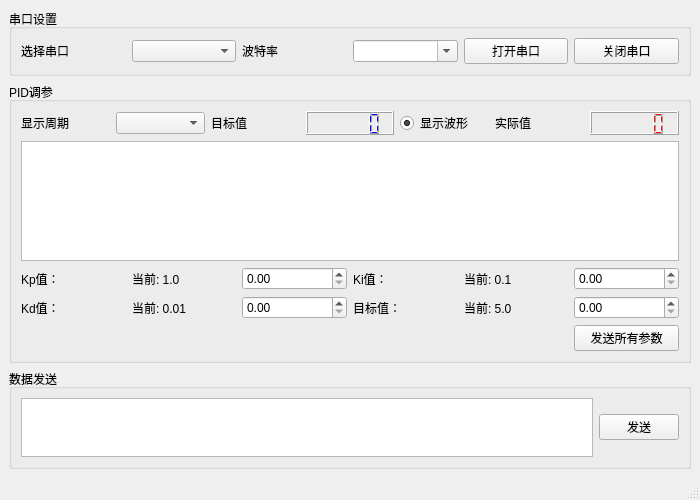
<?xml version="1.0" encoding="UTF-8"?>
<ui version="4.0">
 <class>MainWindow</class>
 <widget class="QMainWindow" name="MainWindow">
  <property name="geometry">
   <rect>
    <x>0</x>
    <y>0</y>
    <width>700</width>
    <height>500</height>
   </rect>
  </property>
  <property name="windowTitle">
   <string>PID调参工具</string>
  </property>
  <widget class="QWidget" name="centralwidget">
   <layout class="QVBoxLayout" name="verticalLayout">
    <item>
     <widget class="QGroupBox" name="groupBox_SerialPort">
      <property name="maximumSize">
       <size>
        <width>16777215</width>
        <height>100</height>
       </size>
      </property>
      <property name="title">
       <string>串口设置</string>
      </property>
      <layout class="QHBoxLayout" name="horizontalLayout">
       <item>
        <widget class="QLabel" name="label_chooseCom">
         <property name="text">
          <string>选择串口</string>
         </property>
        </widget>
       </item>
       <item>
        <widget class="QComboBox" name="comboBox_chooseCom"/>
       </item>
       <item>
        <widget class="QLabel" name="label_setBuad">
         <property name="text">
          <string>波特率</string>
         </property>
        </widget>
       </item>
       <item>
        <widget class="QComboBox" name="comboBox_setBuad">
         <property name="editable">
          <bool>true</bool>
         </property>
        </widget>
       </item>
       <item>
        <widget class="QPushButton" name="pushButton_openSerialPort">
         <property name="text">
          <string>打开串口</string>
         </property>
        </widget>
       </item>
       <item>
        <widget class="QPushButton" name="pushButton_closeSerialPort">
         <property name="text">
          <string>关闭串口</string>
         </property>
        </widget>
       </item>
      </layout>
     </widget>
    </item>
    <item>
     <widget class="QGroupBox" name="groupBox_Pid">
      <property name="title">
       <string>PID调参</string>
      </property>
      <layout class="QVBoxLayout" name="verticalLayout_2">
       <item>
        <layout class="QHBoxLayout" name="horizontalLayout_2">
         <item>
          <widget class="QLabel" name="label_showPeriod">
           <property name="text">
            <string>显示周期</string>
           </property>
          </widget>
         </item>
         <item>
          <widget class="QComboBox" name="comboBox_pidShowPeriod"/>
         </item>
         <item>
          <widget class="QLabel" name="label_target">
           <property name="text">
            <string>目标值</string>
           </property>
          </widget>
         </item>
         <item>
          <widget class="QLCDNumber" name="lcdnumber_pidTarget">
           <property name="styleSheet">
            <string notr="true">color: rgb(0, 0, 255);</string>
           </property>
          </widget>
         </item>
         <item>
          <widget class="QRadioButton" name="radioButton_pidShow">
           <property name="text">
            <string>显示波形</string>
           </property>
           <property name="checked">
            <bool>true</bool>
           </property>
          </widget>
         </item>
         <item>
          <widget class="QLabel" name="label_actual">
           <property name="text">
            <string>实际值</string>
           </property>
          </widget>
         </item>
         <item>
          <widget class="QLCDNumber" name="lcdnumber_pidActual">
           <property name="styleSheet">
            <string notr="true">color: rgb(255, 0, 0);</string>
           </property>
          </widget>
         </item>
        </layout>
       </item>
       <item>
        <widget class="TChartView" name="chartViewPid">
         <property name="sizePolicy">
          <sizepolicy hsizetype="Preferred" vsizetype="Expanding">
           <horstretch>0</horstretch>
           <verstretch>0</verstretch>
          </sizepolicy>
         </property>
        </widget>
       </item>
       <item>
        <layout class="QGridLayout" name="gridLayout">
         <item row="0" column="0">
          <widget class="QLabel" name="label_Kp">
           <property name="text">
            <string>Kp值：</string>
           </property>
          </widget>
         </item>
         <item row="0" column="1">
          <widget class="QLabel" name="label_KpCurrent">
           <property name="minimumSize">
            <size>
             <width>50</width>
             <height>0</height>
            </size>
           </property>
           <property name="text">
            <string>当前: 1.0</string>
           </property>
          </widget>
         </item>
         <item row="0" column="2">
          <widget class="QDoubleSpinBox" name="doubleSpinBox_pidKp">
           <property name="minimumSize">
            <size>
             <width>100</width>
             <height>0</height>
            </size>
           </property>
          </widget>
         </item>
         <item row="0" column="3">
          <widget class="QLabel" name="label_Ki">
           <property name="text">
            <string>Ki值：</string>
           </property>
          </widget>
         </item>
         <item row="0" column="4">
          <widget class="QLabel" name="label_KiCurrent">
           <property name="minimumSize">
            <size>
             <width>50</width>
             <height>0</height>
            </size>
           </property>
           <property name="text">
            <string>当前: 0.1</string>
           </property>
          </widget>
         </item>
         <item row="0" column="5">
          <widget class="QDoubleSpinBox" name="doubleSpinBox_pidKi">
           <property name="minimumSize">
            <size>
             <width>100</width>
             <height>0</height>
            </size>
           </property>
          </widget>
         </item>
         <item row="1" column="0">
          <widget class="QLabel" name="label_Kd">
           <property name="text">
            <string>Kd值：</string>
           </property>
          </widget>
         </item>
         <item row="1" column="1">
          <widget class="QLabel" name="label_KdCurrent">
           <property name="minimumSize">
            <size>
             <width>50</width>
             <height>0</height>
            </size>
           </property>
           <property name="text">
            <string>当前: 0.01</string>
           </property>
          </widget>
         </item>
         <item row="1" column="2">
          <widget class="QDoubleSpinBox" name="doubleSpinBox_pidKd">
           <property name="minimumSize">
            <size>
             <width>100</width>
             <height>0</height>
            </size>
           </property>
          </widget>
         </item>
         <item row="1" column="3">
          <widget class="QLabel" name="label_target_2">
           <property name="text">
            <string>目标值：</string>
           </property>
          </widget>
         </item>
         <item row="1" column="4">
          <widget class="QLabel" name="label_TargetCurrent">
           <property name="minimumSize">
            <size>
             <width>50</width>
             <height>0</height>
            </size>
           </property>
           <property name="text">
            <string>当前: 5.0</string>
           </property>
          </widget>
         </item>
         <item row="1" column="5">
          <widget class="QDoubleSpinBox" name="doubleSpinBox_pidTar">
           <property name="minimumSize">
            <size>
             <width>100</width>
             <height>0</height>
            </size>
           </property>
          </widget>
         </item>
         <item row="2" column="5">
          <widget class="QPushButton" name="pushButton_sendAllParams">
           <property name="text">
            <string>发送所有参数</string>
           </property>
          </widget>
         </item>
        </layout>
       </item>
      </layout>
     </widget>
    </item>
    <item>
     <widget class="QGroupBox" name="groupBox_Send">
      <property name="maximumSize">
       <size>
        <width>16777215</width>
        <height>100</height>
       </size>
      </property>
      <property name="title">
       <string>数据发送</string>
      </property>
      <layout class="QHBoxLayout" name="horizontalLayout_4">
       <item>
        <widget class="QTextEdit" name="textEdit_SendData"/>
       </item>
       <item>
        <widget class="QPushButton" name="pushButton_Send">
         <property name="text">
          <string>发送</string>
         </property>
        </widget>
       </item>
      </layout>
     </widget>
    </item>
   </layout>
  </widget>
  <widget class="QMenuBar" name="menubar">
   <property name="geometry">
    <rect>
     <x>0</x>
     <y>0</y>
     <width>700</width>
     <height>22</height>
    </rect>
   </property>
  </widget>
  <widget class="QStatusBar" name="statusbar"/>
 </widget>
 <customwidgets>
  <customwidget>
   <class>TChartView</class>
   <extends>QGraphicsView</extends>
   <header>tchartview.h</header>
  </customwidget>
 </customwidgets>
 <resources/>
 <connections/>
</ui> 
